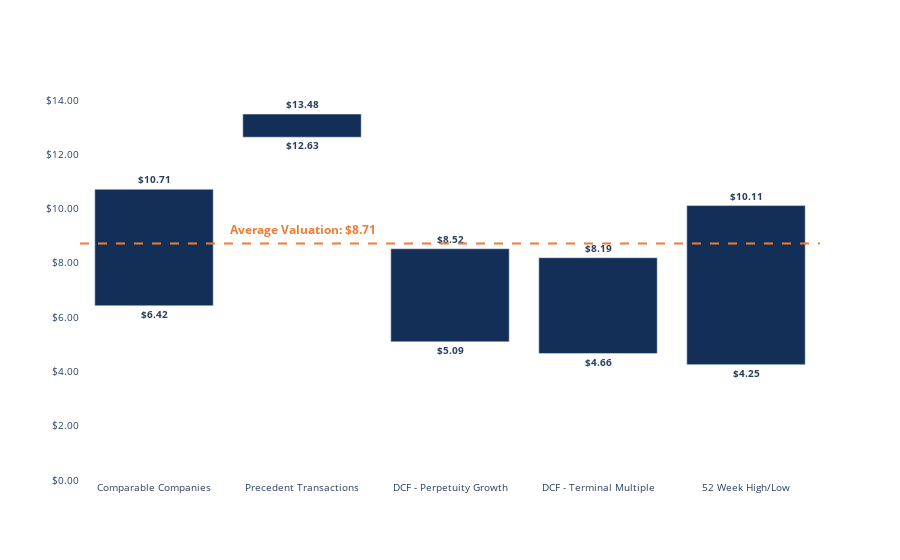

Notebook code cell kept with this figure:
### Code cell
fig = go.Figure()
fig.add_trace(
    go.Bar(
        x=data["type"],
        y=data["range"],
        base=data["low"],
        text=data["high"],
        textposition="outside",
        # Format bar label text to look like currency
        texttemplate="<b>%{text:$.2f}</b>",
        # Change color to navy blue
        marker_color='#132E57',
    )
)
fig.update_layout(
    plot_bgcolor="white",
    font={
        "size": 10
    },
)
fig.update_yaxes(
    # Set range to start at 0 and end at the highest value rounded up.
    range=(0, np.ceil(data["high"].max())),
    tickformat="$0.2f"
)
fig.update_xaxes(
    type="category",
    tickfont={"size": 10}
)
fig.add_shape(
    type="line",
    xref="paper",
    # starting coordinates
    x0=0, y0=average_val,
    # ending coordinates
    x1=1, y1=average_val,
    # Make sure the points are on top of the line
    layer="above",
    # Style it like the axis lines
    line=dict(dash="dash", color="#ED7D32", width=2)
)
fig.add_annotation(
    xref="paper",
    x=0.2,
    y=average_val+0.5,
    align="center",
    text=f"<b>Average Valuation: ${round(average_val,2)}</b>",
    font=dict(size=12, color="#ED7D32"),
    showarrow=False
)
for el in data["type"]:
    fig.add_annotation(
        x=el,
        y=data.loc[data["type"] == el, "low"].values[0]-.3,
        align="center",
        text=f"<b>${round(data.loc[data['type']==el, 'low'].values[0],2)}</b>",
        showarrow=False
    )
fig.show()

### Figure 1 — Plotly figure (JSON) as saved in the notebook; plotly's stock layout.template omitted (floating-point values rounded to 4 significant figures)
{"data": [{"base": [6.42, 12.63, 5.09, 4.66, 4.25], "marker": {"color": "#132E57"}, "text": [10.71, 13.48, 8.52, 8.19, 10.11], "textposition": "outside", "texttemplate": "<b>%{text:$.2f}</b>", "type": "bar", "x": ["Comparable Companies", "Precedent Transactions", "DCF - Perpetuity Growth", "DCF - Terminal Multiple", "52 Week High/Low"], "y": [4.29, 0.85, 3.43, 3.53, 5.86]}], "layout": {"annotations": [{"align": "center", "font": {"color": "#ED7D32", "size": 12}, "showarrow": false, "text": "<b>Average Valuation: $8.71</b>", "x": 0.2, "xref": "paper", "y": 9.213}, {"align": "center", "showarrow": false, "text": "<b>$6.42</b>", "x": "Comparable Companies", "y": 6.12}, {"align": "center", "showarrow": false, "text": "<b>$12.63</b>", "x": "Precedent Transactions", "y": 12.33}, {"align": "center", "showarrow": false, "text": "<b>$5.09</b>", "x": "DCF - Perpetuity Growth", "y": 4.79}, {"align": "center", "showarrow": false, "text": "<b>$4.66</b>", "x": "DCF - Terminal Multiple", "y": 4.36}, {"align": "center", "showarrow": false, "text": "<b>$4.25</b>", "x": "52 Week High/Low", "y": 3.95}], "font": {"size": 10}, "plot_bgcolor": "white", "shapes": [{"layer": "above", "line": {"color": "#ED7D32", "dash": "dash", "width": 2}, "type": "line", "x0": 0, "x1": 1, "xref": "paper", "y0": 8.713, "y1": 8.713}], "xaxis": {"tickfont": {"size": 10}, "type": "category"}, "yaxis": {"range": [0, 14], "tickformat": "$0.2f"}}}
